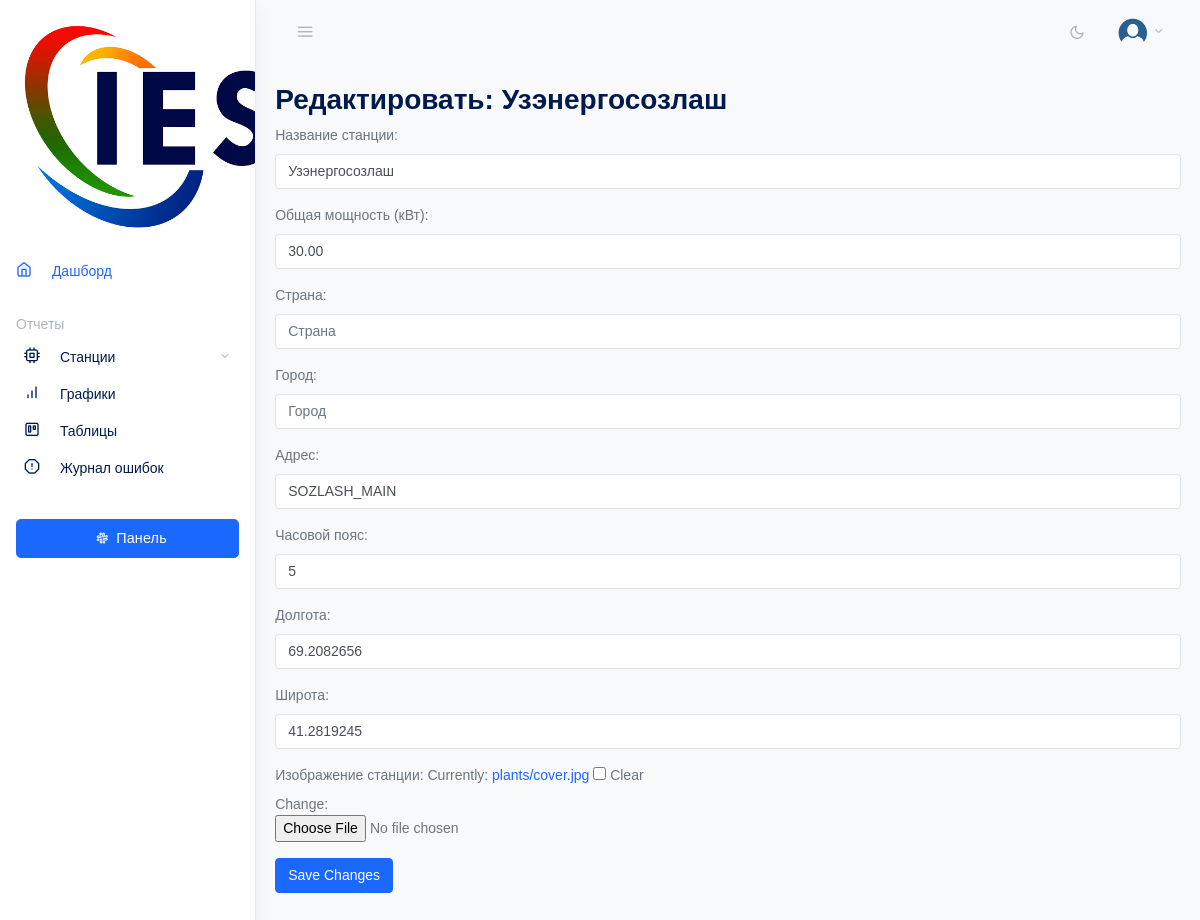
Page /plant/edit/4/ on the earlier database version.
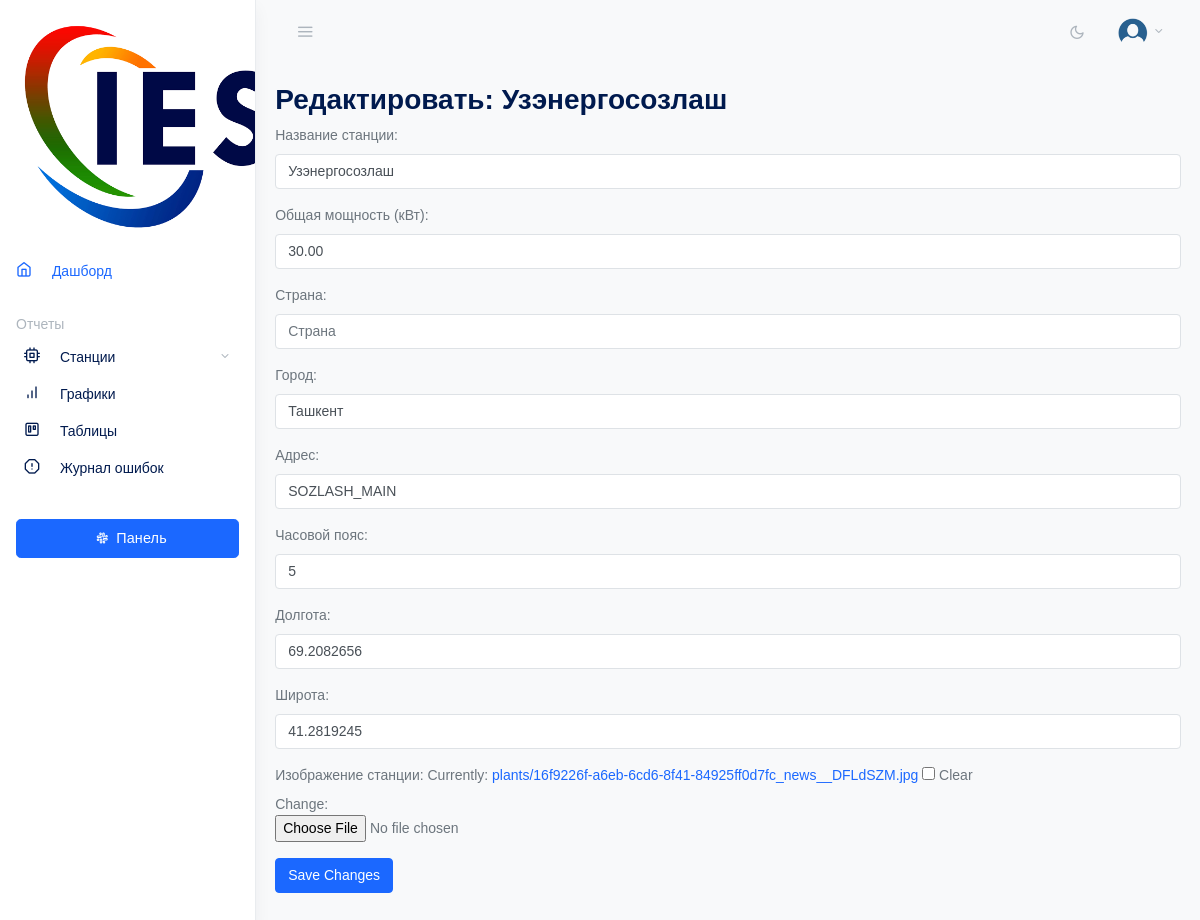
Same page on the later database version.
### wattio/models.py (models this page shows, shortened)
class Plant(models.Model):
    name = models.CharField(
        max_length=120,
        verbose_name='Название станции',
        unique=True
    )
    power = models.DecimalField(
        max_digits=10,
        decimal_places=2,
        verbose_name='Общая мощность (кВт)',
        blank=True,
        null=True
    )
    country = models.CharField(
        max_length=100,
        verbose_name='Страна',
        blank=True,
        null=True
    )
    city = models.CharField(
        max_length=100,
        verbose_name='Город',
        blank=True,
        null=True
    )
    address = models.CharField(
        max_length=255,
        verbose_name='Адрес',
        blank=True,
        null=True
    )
    timezone = models.CharField(
        max_length=6,
        verbose_name='Часовой пояс',
        default='5'
    )
    longitude = models.FloatField(
        verbose_name='Долгота',
        validators=[MinValueValidator(-180), MaxValueValidator(180)],
        null=True
    )
    latitude = models.FloatField(
        verbose_name='Широта',
        validators=[MinValueValidator(-90), MaxValueValidator(90)],
        null=True
    )
    image = models.ImageField(
        upload_to='plants/',
        verbose_name='Изображение станции',
        blank=True,
        null=True,
        default='plants/cover.jpg'
    )
    inverter_count = models.IntegerField(
        verbose_name='Количество инверторов',
        default=0,
        validators=[MinValueValidator(0)]
    )
    class Meta:
        verbose_name = 'Станция'
        verbose_name_plural = 'Станции'

### wattio/views.py (the view)
# urls.py: path('plant/edit/<int:plant_id>/', edit_plant, name='edit_plant'),
def edit_plant(request, plant_id):
    plant = get_object_or_404(Plant, id=plant_id)
    if request.method == 'POST':
        form = PlantForm(request.POST, request.FILES, instance=plant)
        if form.is_valid():
            form.save()
            return redirect(reverse('plants'))
    else:
        form = PlantForm(instance=plant)
    return render(request, 'plant_edit.html', {'form': form, 'plant': plant})

### wattio/templates/plant_edit.html (shortened to what this page needs)
{% extends 'base.html' %}
{% load static %}
{% block main %}
  <h2> Редактировать: {{ plant.name }}</h2>
  <form method="post" enctype="multipart/form-data">
    {{ form.as_p }}
    <button type="submit" class="btn btn-primary">Save Changes</button>
  </form>
{% endblock main %}

Differences in the rows shown:
changed Plant "Узэнергосозлаш": city (not shown) → "Ташкент"
Other differences:
text no longer shown: "Название станции: Общая мощность (кВт): Страна: Город: Адрес: Часовой пояс: Долгота: Широта: Изображение станции: Currently: plants/cover.jpg Clear Change:"
text now shown: "Название станции: Общая мощность (кВт): Страна: Город: Адрес: Часовой пояс: Долгота: Широта: Изображение станции: Currently: plants/16f9226f-a6eb-6cd6-8f41-84925ff0d7fc_news__DFLdSZM.jpg Clear Change:"
